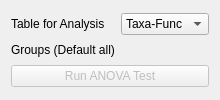
              <widget class="QWidget" name="tab_7">
               <attribute name="title">
                <string>ANOVA</string>
               </attribute>
               <layout class="QGridLayout" name="gridLayout_11">
                <item row="0" column="0">
                 <widget class="QLabel" name="label_37">
                  <property name="text">
                   <string>Table for Analysis</string>
                  </property>
                 </widget>
                </item>
                <item row="0" column="1">
                 <widget class="QComboBox" name="comboBox_table_for_anova">
                  <item>
                   <property name="text">
                    <string>Taxa-Func</string>
                   </property>
                  </item>
                  <item>
                   <property name="text">
                    <string>Taxa</string>
                   </property>
                  </item>
                  <item>
                   <property name="text">
                    <string>Func</string>
                   </property>
                  </item>
                  <item>
                   <property name="text">
                    <string>peptide</string>
                   </property>
                  </item>
                 </widget>
                </item>
                <item row="1" column="0">
                 <widget class="QLabel" name="label_53">
                  <property name="sizePolicy">
                   <sizepolicy hsizetype="Preferred" vsizetype="Fixed">
                    <horstretch>0</horstretch>
                    <verstretch>0</verstretch>
                   </sizepolicy>
                  </property>
                  <property name="text">
                   <string>Groups (Default all)</string>
                  </property>
                 </widget>
                </item>
                <item row="1" column="1">
                 <layout class="QHBoxLayout" name="horizontalLayout_anova_group"/>
                </item>
                <item row="2" column="0" colspan="2">
                 <widget class="QPushButton" name="pushButton_anova_test">
                  <property name="enabled">
                   <bool>false</bool>
                  </property>
                  <property name="sizePolicy">
                   <sizepolicy hsizetype="Minimum" vsizetype="Fixed">
                    <horstretch>0</horstretch>
                    <verstretch>0</verstretch>
                   </sizepolicy>
                  </property>
                  <property name="text">
                   <string>Run ANOVA Test</string>
                  </property>
                 </widget>
                </item>
               </layout>
              </widget>
